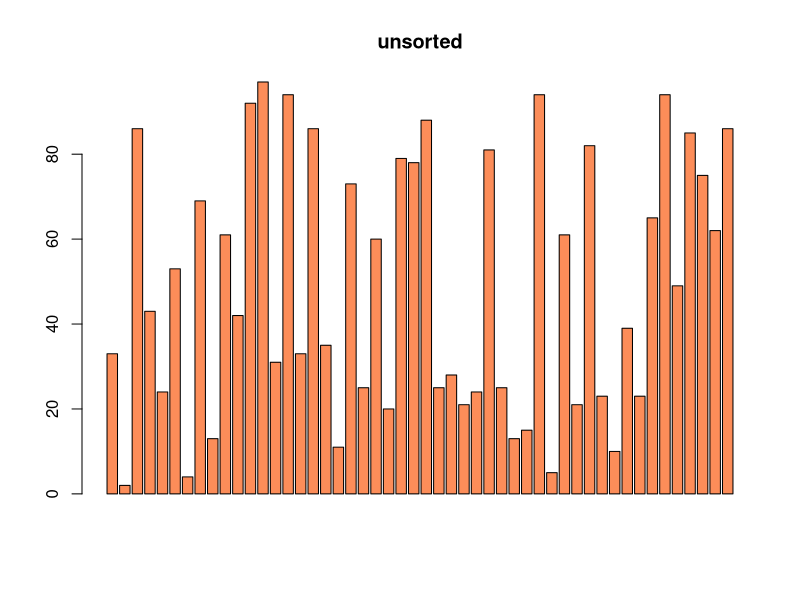
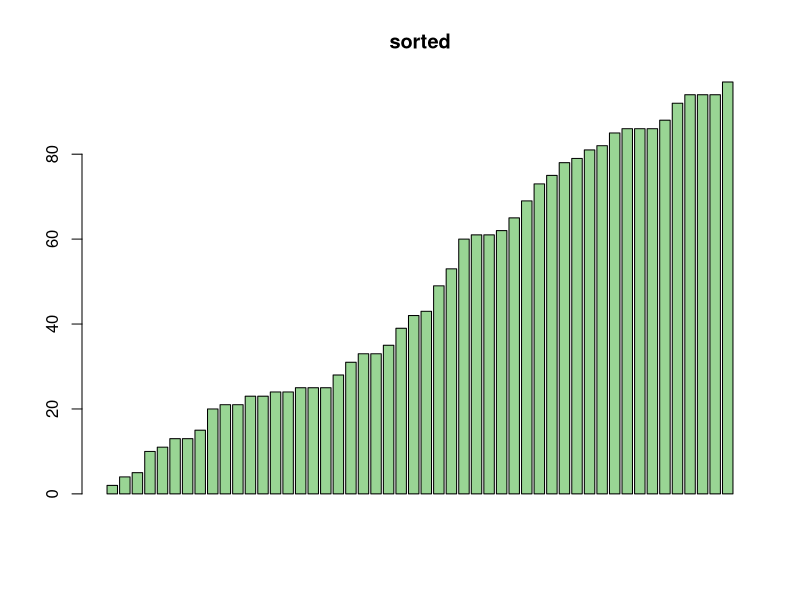

The R source for these figures, in order:
## ---- chunk 1
insert_sort <- function(lists) {
  for(i in 2:length(lists)) {
    key <- lists[i]
    j <- i-1
    while(j >= 1 && lists[j] > key) {
      lists[j+1] <- lists[j]
      j <- j - 1
    }
    lists[j+1] <- key
  }
  return(lists)
}
## ---- chunk 2
library(magrittr)
runif(50, 1, 100) %>% round %T>% 
  barplot(main = "unsorted", col = "#fc8d59") %>% 
  insert_sort %>% 
  barplot(main = "sorted", col = "#99d594")
